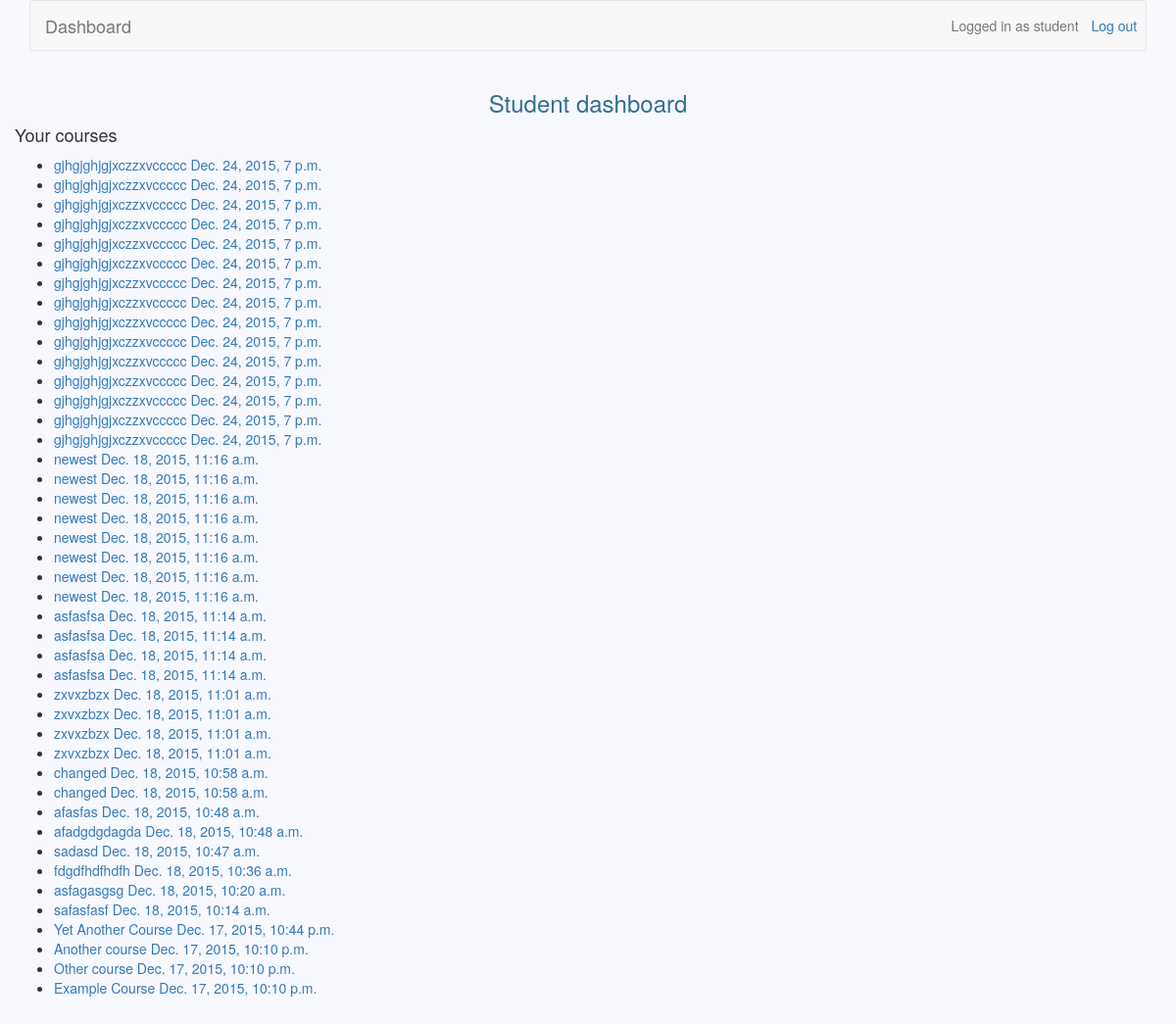
Page /students/ (signed in) on the earlier database version.
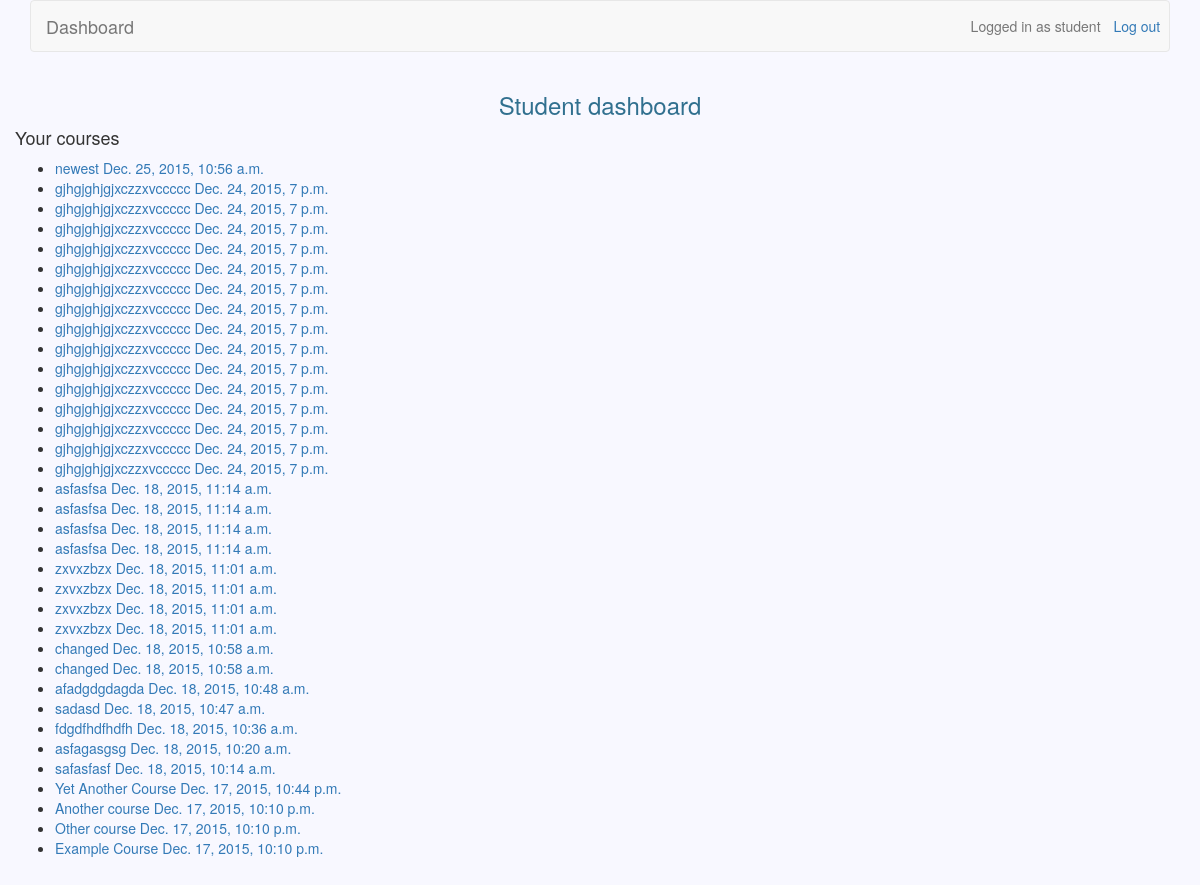
Same page on the later database version.
### teachers/models.py (models this page shows)
class Course(models.Model):
	owner = models.CharField(max_length=30)
	name = models.CharField(max_length=30)
	description = models.TextField(blank=True)
	updated = models.DateTimeField(auto_now=True)
	participants = models.ManyToManyField(settings.AUTH_USER_MODEL, blank=True, through='Participation')

### students/views.py (the view)
@user_passes_test(student_check)
def dashboard(request):
	participants = list(Participation.objects.filter(user=request.user.id))
	courses_unflattened = list()
	for participant in participants:
		courses_unflattened.append(list(Course.objects.filter(id=participant.course.id)))
	courses = list(chain.from_iterable(courses_unflattened))
	courses.sort(key=lambda x: x.updated, reverse=True)
	return render(request, 'student_dashboard.html', {'courses': courses})

### students/views.py (called while the page is built)
def student_check(user):
    return user.is_teacher == False

### students/templates/student_dashboard.html
{% extends 'base.html' %}
{% block header_text %}
	{% if messages %}
	    {% for message in messages %}
	    	{{ message }}
	    {% endfor %}
	{% else %}
		Student dashboard
	{% endif %}
{% endblock %}
{% block dashboard %}
	<h4>Your courses</h4>
	<ul>
	    {% for course in courses %}
	        <li><a href="/students/{{ course.id }}">{{ course.name }} {{ course.updated }}</a></li>
	    {% endfor %}
	</ul>
{% endblock %}

Differences in the rows shown:
no longer on one of the page's lists (row edited): Course: name "newest", updated "Dec. 18, 2015, 11:16 a.m."
removed Course: name "afasfas", updated "Dec. 18, 2015, 10:48 a.m."
changed Course "newest": updated "Dec. 18, 2015, 11:16 a.m." → "Dec. 25, 2015, 10:56 a.m."; moves up the list
